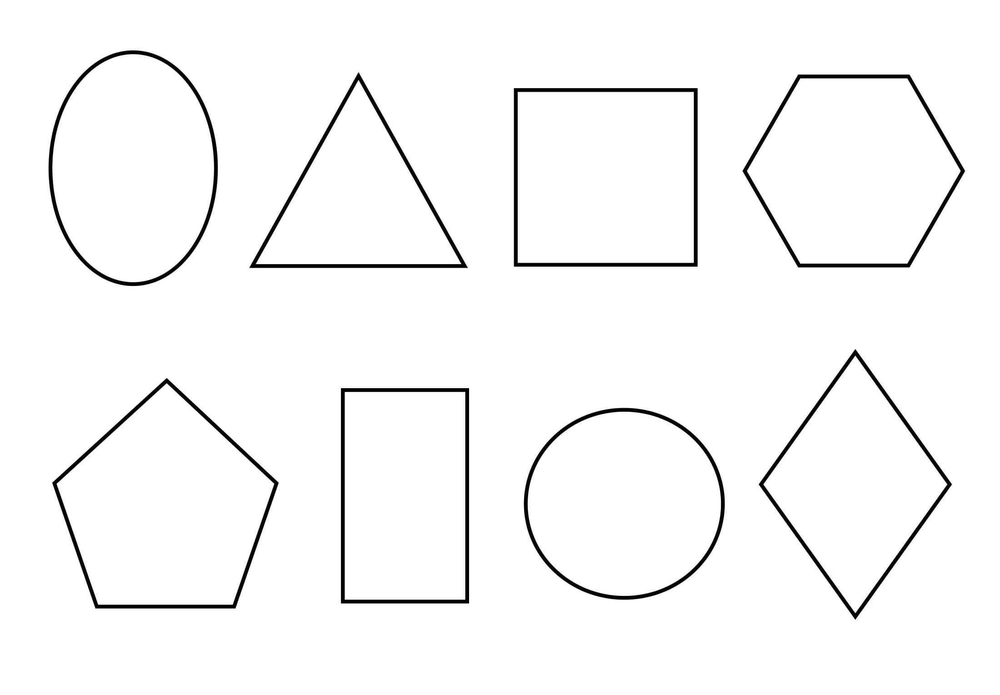
//> input picture lab4/Figure.png, 1000 x 695 px, shrunk from 2200 x 1529 before the run
$ ./rzo_4lab_8sem   (built with g++ and OpenCV 4)
//> lines starting //> are read from the running program, lines starting //| are printed output that depends on the picture; after the words box and inside, x2 and y2 are one past the last pixel; in counts of white or black regions, pixels touching at a corner belong together
#include <opencv2/opencv.hpp>
#include <iostream>
#include <vector>
#include <string>

int main()
{
    cv::Mat img = cv::imread("D:/open cv/rzo 4lab 8sem/rzo 4lab 8sem/Figure.png");
//> img is the input picture: 695 rows x 1000 cols, CV_8UC3; min 0, max 255, mean 247.7
    if (img.empty()) {
        std::cout << "Error: Could not load image!" << std::endl;
        return -1;
    }

    cv::Mat gray, edges;
    cv::cvtColor(img, gray, cv::COLOR_BGR2GRAY);
    cv::GaussianBlur(gray, gray, cv::Size(5, 5), 0);
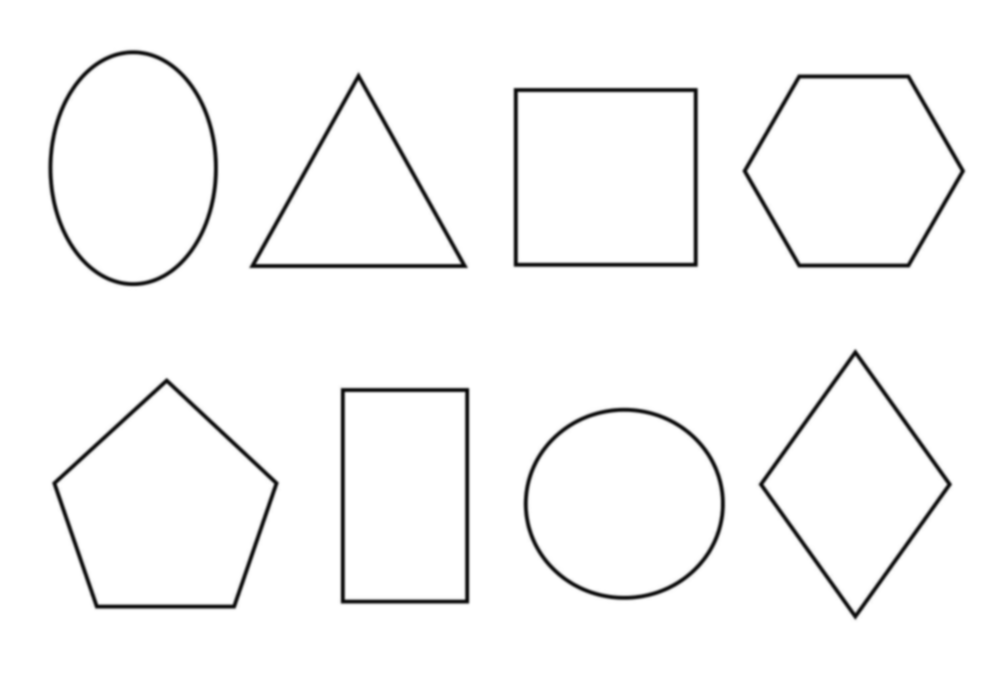
//> gray: 695 rows x 1000 cols, CV_8UC1; min 7, max 255, mean 247.7
    cv::Canny(gray, edges, 50, 150);
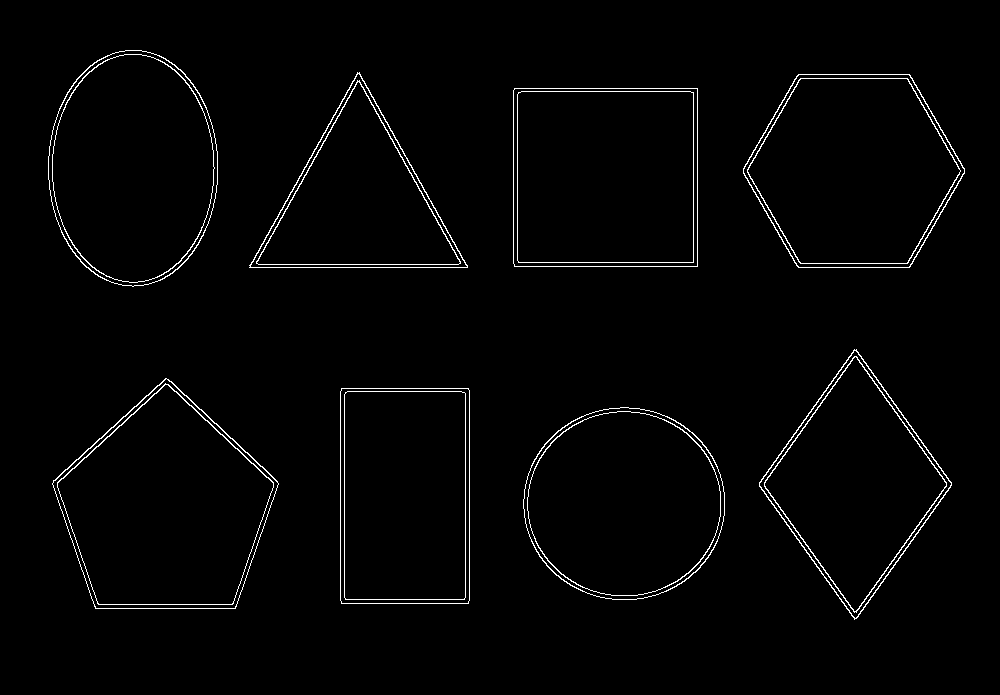
//> edges: 695 rows x 1000 cols, CV_8UC1; 1.8% white in thin lines or dots, all inside (x1, y1, x2, y2) = (48, 50, 965, 620)

    std::vector<std::vector<cv::Point>> contours;
    std::vector<cv::Vec4i> hierarchy;
    cv::findContours(edges, contours, hierarchy, cv::RETR_EXTERNAL, cv::CHAIN_APPROX_SIMPLE);
//> contours = 8 contours; box (x1, y1, x2, y2) and area: (52, 378, 279, 609) 35040, (513, 88, 698, 267) 32748, (743, 74, 965, 268) 32351, (48, 50, 218, 287) 31436, (523, 407, 725, 600) 30379, (340, 388, 470, 604) 27726, (759, 349, 952, 620) 26378, (249, 72, 468, 268) 21446

    for (const auto& contour : contours) {
        double area = cv::contourArea(contour);
        if (area < 500) continue;

        double perimeter = cv::arcLength(contour, true);

        cv::Moments m = cv::moments(contour);
        cv::Point2f center(m.m10 / m.m00, m.m01 / m.m00);

        std::vector<cv::Point> approx;
        cv::approxPolyDP(contour, approx, 0.02 * perimeter, true);

        std::string shapeName;
        int vertices = approx.size();

        if (vertices == 3) {
            shapeName = "Triangle";
        }
        else if (vertices == 4) {
            cv::Rect rect = cv::boundingRect(contour);
            double aspect = (double)rect.width / rect.height;

            cv::RotatedRect rotatedRect = cv::minAreaRect(contour);
            double angle = rotatedRect.angle;
            double areaRotated = rotatedRect.size.width * rotatedRect.size.height;
            double fillRatio = area / areaRotated;

            if (fillRatio > 0.7 && fillRatio < 0.9 && std::abs(angle) > 10 && std::abs(angle) < 80) {
                shapeName = "Rhombus";
            }
            else if (aspect > 0.95 && aspect < 1.05) {
                shapeName = "Square";
            }
            else {
                shapeName = "Rectangle";
            }
        }
        else if (vertices == 5) {
            shapeName = "Pentagon";
        }
        else if (vertices == 6) {
            shapeName = "Hexagon";
        }
        else if (vertices > 6) {
            cv::Point2f circleCenter;
            float radius;
            cv::minEnclosingCircle(contour, circleCenter, radius);
            double areaCircle = CV_PI * radius * radius;
            double circularity = area / areaCircle;

            if (circularity > 0.85) {
                shapeName = "Circle";
            }
            else {
                shapeName = "Ellipse";
            }
        }

        std::string text = shapeName + " P=" + std::to_string((int)perimeter);
        cv::putText(img, text, cv::Point(center.x - 60, center.y - 20),
            cv::FONT_HERSHEY_SIMPLEX, 0.5, cv::Scalar(0, 0, 255), 2);

        // ОБВОДКА СИНИМ ЦВЕТОМ
        cv::drawContours(img, std::vector<std::vector<cv::Point>>{contour}, -1, cv::Scalar(255, 0, 0), 2);
        cv::circle(img, center, 3, cv::Scalar(255, 0, 0), -1);
    }
//> this loop made 8 passes
//> (area, perimeter, center, vertices, rect, aspect, rotatedRect, angle) on pass 4: (26378.5, 701.6, Point(854.9, 483.9), 4, Rect(759, 349, 193, 271), 0.712, centre (854.7, 483.7), size (158.9, 219.9), angle -35.6, -35.58)
//> (area, perimeter, vertices, rect, aspect, rotatedRect, angle, areaRotated) on passes 2, 5: (27726, 685.7, 4, Rect(340, 388, 130, 216), 0.602, centre (404.5, 495.5), size (215, 129), angle -90, -90, 27735), (32748, 722.8, 4, Rect(513, 88, 185, 179), 1.03, centre (605, 177), size (178, 184), angle -90, -90, 32752)
//> pass 1, `cv::putText(img, text, cv::Point(center.x - 60, center.y - 20), cv::FO..`:
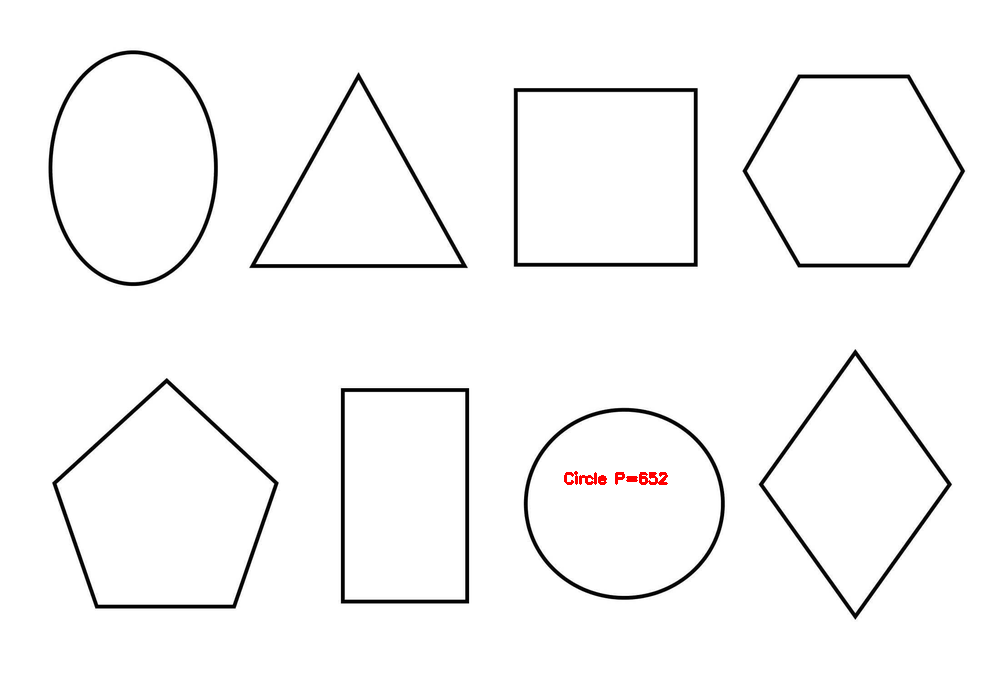
//> img: 695 rows x 1000 cols, CV_8UC3; 0.1% of pixels changed, all inside (x1, y1, x2, y2) = (564, 471, 668, 485)
//> pass 2, `cv::putText(img, text, cv::Point(center.x - 60, center.y - 20), cv::FO..`:
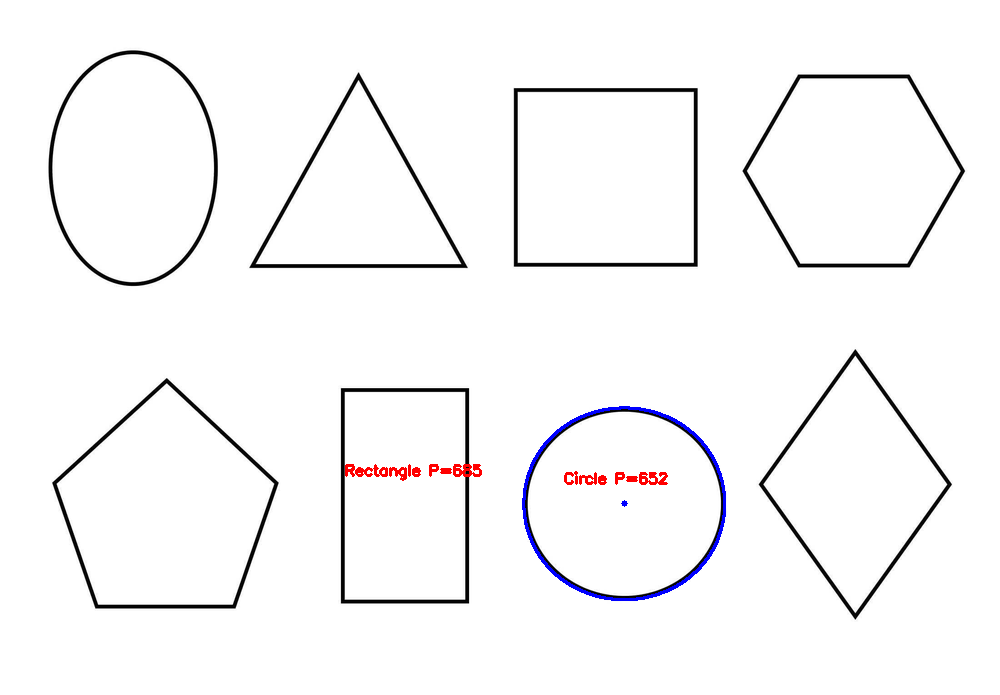
//> img: 695 rows x 1000 cols, CV_8UC3; 0.45% of pixels changed, all inside (x1, y1, x2, y2) = (345, 406, 726, 601)
//> pass 3, `cv::putText(img, text, cv::Point(center.x - 60, center.y - 20), cv::FO..`:
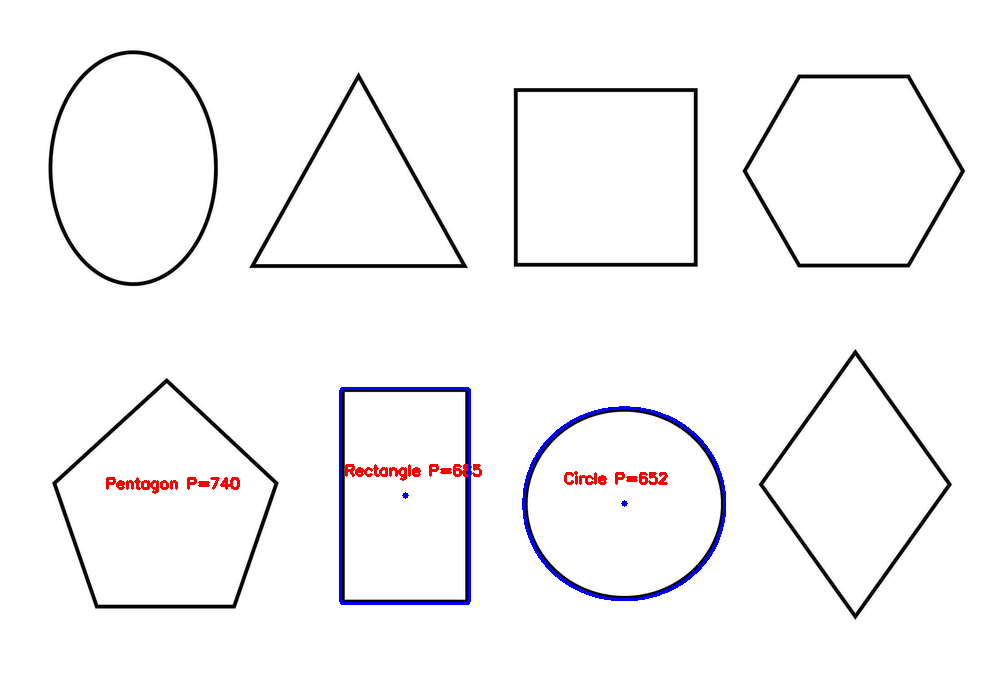
//> img: 695 rows x 1000 cols, CV_8UC3; 0.43% of pixels changed, all inside (x1, y1, x2, y2) = (106, 387, 471, 605)
//> after the loop:
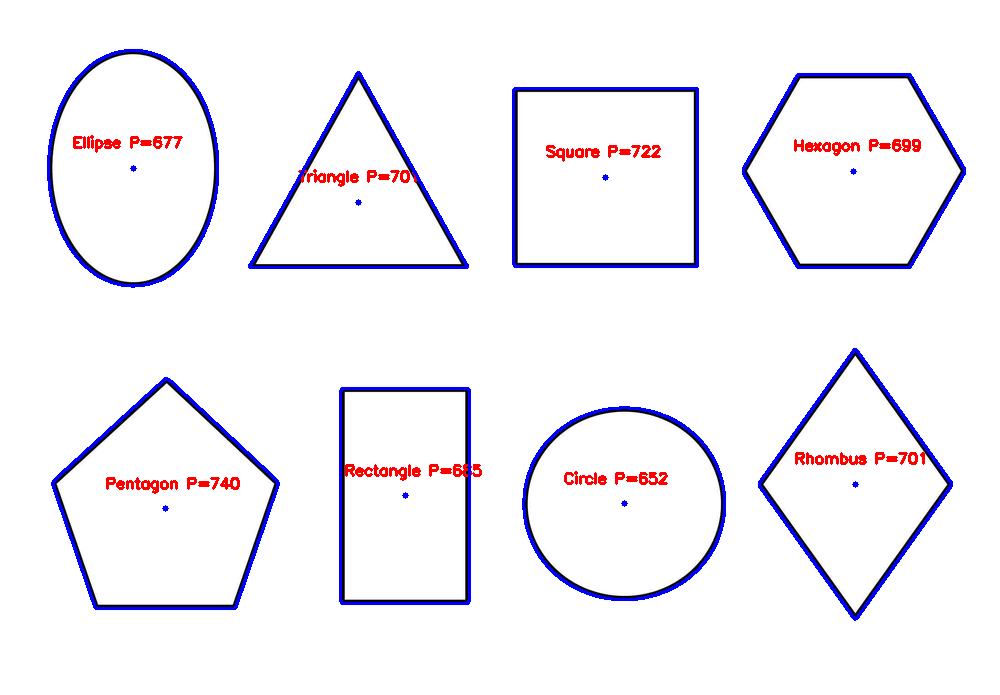
//> img: 695 rows x 1000 cols, CV_8UC3; 2.57% of pixels changed, all inside (x1, y1, x2, y2) = (47, 49, 966, 621)

    cv::imshow("Result", img);
    cv::imwrite("contour_result.png", img);
    cv::waitKey(0);

    return 0;
}
